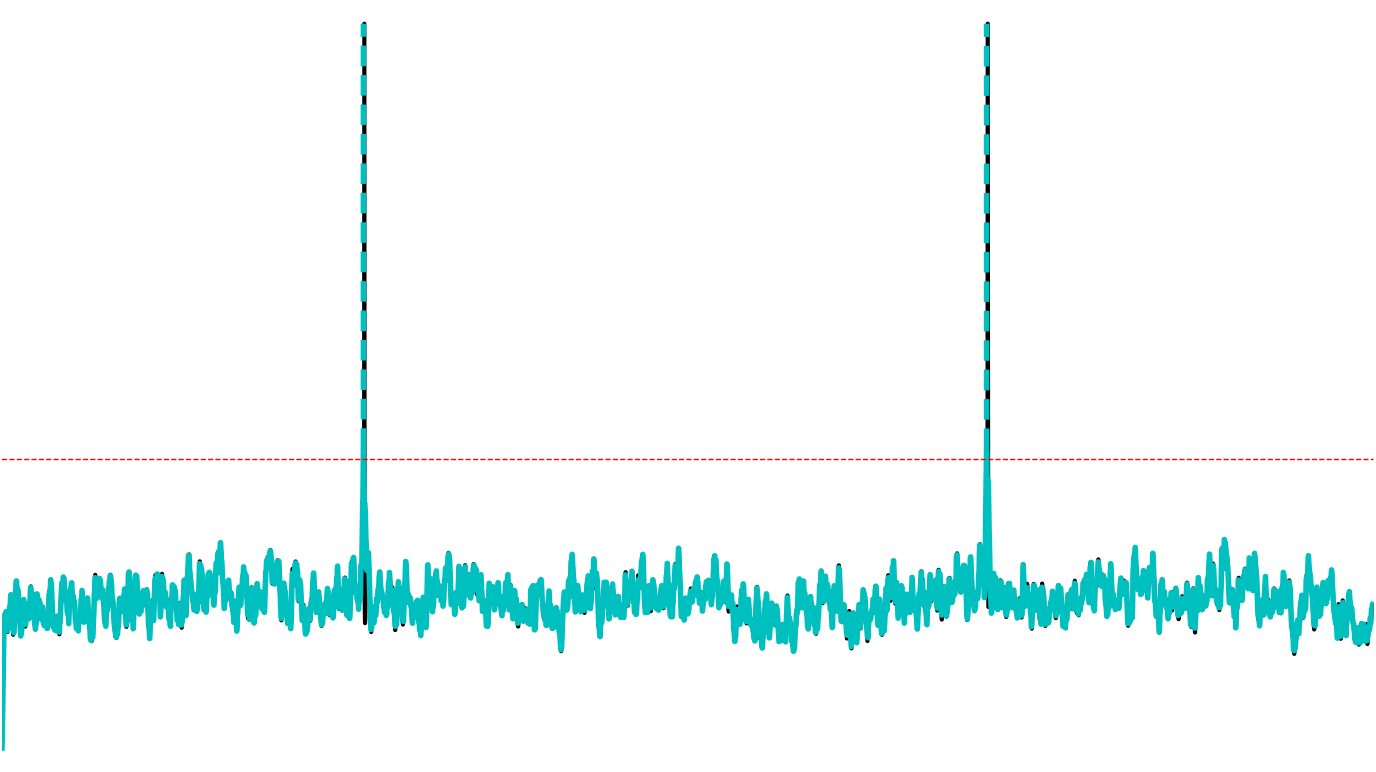

This chart was generated by the following Python code:
import csv
import os
from itertools import zip_longest
from pathlib import Path

import matplotlib

matplotlib.use("Agg")

import matplotlib.pyplot as plt
import numpy as np


SCRIPT_DIR = Path(__file__).resolve().parent
ROOT = SCRIPT_DIR.parents[2]
PANEL = SCRIPT_DIR.name
DATA_DIR = ROOT / "nc_final_data" / "Figure2" / PANEL
SOURCE_DIR = ROOT / "nc_final_source_data" / "Figure2" / PANEL




def write_columns(path, columns, arrays):
    values = [np.asarray(value) for value in arrays]
    if any(value.ndim != 1 for value in values) or len(columns) != len(values):
        raise ValueError("Unexpected source data shape")
    values = [value.astype(np.float64) if value.dtype == np.float32 else value for value in values]
    path.parent.mkdir(parents=True, exist_ok=True)
    temporary = path.with_name(f".{path.name}.{os.getpid()}.tmp")
    try:
        with temporary.open("w", encoding="utf-8", newline="") as stream:
            writer = csv.writer(stream)
            writer.writerow(columns)
            writer.writerows(zip_longest(*values, fillvalue=""))
        os.replace(temporary, path)
    finally:
        if temporary.exists():
            temporary.unlink()


def main():
    neuron = np.load(DATA_DIR / "neuron_displayed_voltage.npy", allow_pickle=False)
    dbnn = np.load(DATA_DIR / "dbnn_displayed_voltage.npy", allow_pickle=False)
    if neuron.shape != (6001,) or dbnn.shape != neuron.shape:
        raise ValueError("Unexpected voltage shape")
    if not np.isfinite(neuron).all() or not np.isfinite(dbnn).all():
        raise ValueError("Voltage data must be finite")
    threshold = -39.20000076293945
    above_threshold = dbnn >= threshold
    spike_indices = np.flatnonzero(above_threshold[1:] & ~above_threshold[:-1]) + 1
    if above_threshold[0]:
        spike_indices = np.concatenate(([0], spike_indices))
    spike_times = spike_indices.astype(float)
    height = float(np.max(neuron))
    time = np.arange(neuron.size, dtype=float)
    limits = (-89.75753268833655, 35.35035305313554)
    write_columns(SOURCE_DIR / f"{PANEL}.csv", ("time_ms", "NEURON", "DBNN"), (time, neuron, dbnn))
    fig, ax = plt.subplots(figsize=(14.0, 8.0))
    ax.plot(time, neuron, color="black", linewidth=3.0)
    ax.plot(time, dbnn, color="c", linewidth=4.0)
    for spike in spike_times:
        index = int(np.clip(np.rint(spike), 0, len(time) - 1))
        ax.vlines(spike, ymin=float(dbnn[index]), ymax=height,
                  color="c", linestyle="--", linewidth=4.0)
    ax.axhline(threshold, color="red", linestyle="--", linewidth=1.0)
    ax.set_xlim(0.0, 6000.0)
    ax.set_ylim(*limits)
    ax.axis("off")
    fig.subplots_adjust(left=0.01, right=0.99, bottom=0.02, top=0.98)
    fig.savefig(SCRIPT_DIR / f"{PANEL}.pdf", format="pdf", bbox_inches="tight", pad_inches=0.02)
    plt.close(fig)


if __name__ == "__main__":
    main()
